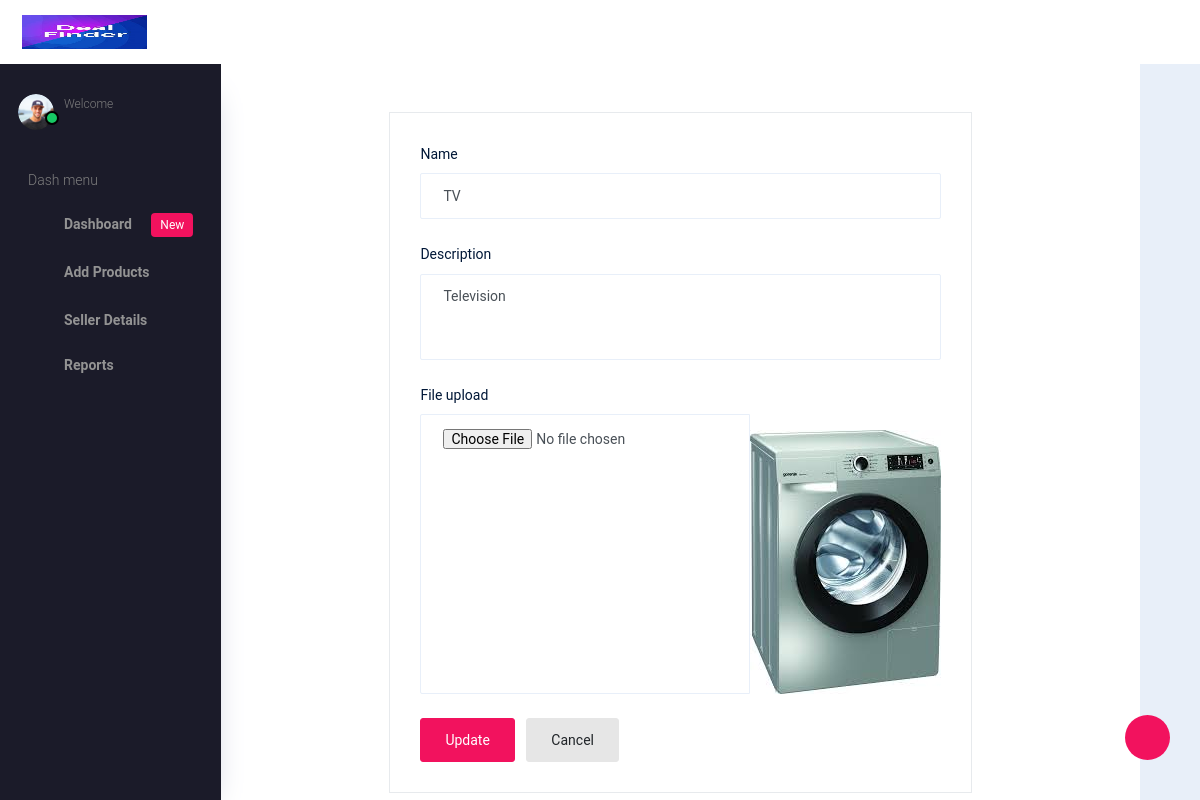
Screenshot of /Backend/edit_pro/2 with the database file from the repository.
### Backend/models.py (models this page shows)
class ProductDB(models.Model):
    Product_Name = models.CharField(max_length=100, null=True, blank=True)
    Description = models.CharField(max_length=100, null=True, blank=True)
    Cat_Image = models.ImageField(upload_to="Profile", null=True, blank=True)

### Backend/views.py (the view)
# urls.py: path('edit_pro/<int:dataid>',views.edit_pro,name="edit_pro"),
def edit_pro(req,dataid):
    data=ProductDB.objects.get(id=dataid)
    return render(req,"edit_pro.html",{'data':data})

### Backend/templates/edit_pro.html (shortened to what this page needs)
{% extends 'index.html' %}
{% block content %}
<div class="container">
    <div class="row justify-content-center">
        <div class="col-md-8">
            <div class="card mt-5">
                <div class="card-body">
                    <form method="post" action="{% url 'updateproduct' dataid=data.id %}" enctype="multipart/form-data">
                        <div class="form-group">
                            <label for="exampleInputName1">Name</label>
                            <input type="text" class="form-control" id="exampleInputName1" placeholder="Product_Name" name="cname" value="{{data.Product_Name}}">
                        </div>
                        <div class="form-group">
                            <label for="exampleTextarea1">Description</label>
                            <textarea class="form-control" id="exampleTextarea1" rows="4" name="description">{{data.Description}}</textarea>
                        </div>
                        <div class="form-group">
                            <label for="image">File upload</label>
                            <div class="input-group">
                                <input type="file" name="image" class="form-control file-upload-info" id="image" placeholder="Upload Image">
                                {% if data.Cat_Image %}
                                <img src="{{ data.Cat_Image.url }}" class="img-fluid mt-3" alt="Product Image">
                                {% endif %}
                            </div>
                        </div>
                        <button type="submit" class="btn btn-primary mr-2">Update</button>
                        <button class="btn btn-light">Cancel</button>
                    </form>
                </div>
            </div>
        </div>
    </div>
</div>
{% endblock %}

### rows the page displays
ProductDB: cname "TV", description "Television", Cat_Image (picture)
